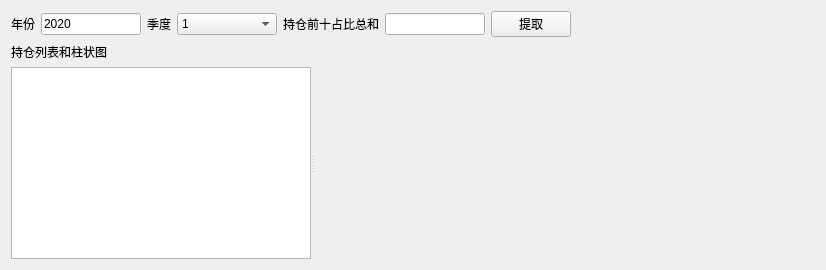
              <widget class="QWidget" name="tab_9">
               <attribute name="title">
                <string>持仓信息</string>
               </attribute>
               <layout class="QVBoxLayout" name="verticalLayout_8">
                <item>
                 <layout class="QHBoxLayout" name="horizontalLayout_8">
                  <item>
                   <widget class="QLabel" name="label_52">
                    <property name="sizePolicy">
                     <sizepolicy hsizetype="Preferred" vsizetype="Fixed">
                      <horstretch>0</horstretch>
                      <verstretch>0</verstretch>
                     </sizepolicy>
                    </property>
                    <property name="text">
                     <string>年份</string>
                    </property>
                   </widget>
                  </item>
                  <item>
                   <widget class="QLineEdit" name="lineEdit_year">
                    <property name="maximumSize">
                     <size>
                      <width>100</width>
                      <height>16777215</height>
                     </size>
                    </property>
                    <property name="text">
                     <string>2020</string>
                    </property>
                   </widget>
                  </item>
                  <item>
                   <widget class="QLabel" name="label_53">
                    <property name="sizePolicy">
                     <sizepolicy hsizetype="Preferred" vsizetype="Fixed">
                      <horstretch>0</horstretch>
                      <verstretch>0</verstretch>
                     </sizepolicy>
                    </property>
                    <property name="text">
                     <string>季度</string>
                    </property>
                   </widget>
                  </item>
                  <item>
                   <widget class="QComboBox" name="comboBox_quarter">
                    <property name="minimumSize">
                     <size>
                      <width>100</width>
                      <height>0</height>
                     </size>
                    </property>
                    <property name="maximumSize">
                     <size>
                      <width>300</width>
                      <height>16777215</height>
                     </size>
                    </property>
                    <item>
                     <property name="text">
                      <string>1</string>
                     </property>
                    </item>
                    <item>
                     <property name="text">
                      <string>2</string>
                     </property>
                    </item>
                    <item>
                     <property name="text">
                      <string>3</string>
                     </property>
                    </item>
                    <item>
                     <property name="text">
                      <string>4</string>
                     </property>
                    </item>
                   </widget>
                  </item>
                  <item>
                   <widget class="QLabel" name="label_55">
                    <property name="sizePolicy">
                     <sizepolicy hsizetype="Preferred" vsizetype="Fixed">
                      <horstretch>0</horstretch>
                      <verstretch>0</verstretch>
                     </sizepolicy>
                    </property>
                    <property name="text">
                     <string>持仓前十占比总和</string>
                    </property>
                   </widget>
                  </item>
                  <item>
                   <widget class="QLineEdit" name="lineEdit_sum">
                    <property name="maximumSize">
                     <size>
                      <width>100</width>
                      <height>16777215</height>
                     </size>
                    </property>
                   </widget>
                  </item>
                  <item>
                   <widget class="QPushButton" name="pushButton_extract_4">
                    <property name="text">
                     <string>提取</string>
                    </property>
                   </widget>
                  </item>
                  <item>
                   <spacer name="horizontalSpacer_6">
                    <property name="orientation">
                     <enum>Qt::Horizontal</enum>
                    </property>
                    <property name="sizeHint" stdset="0">
                     <size>
                      <width>40</width>
                      <height>20</height>
                     </size>
                    </property>
                   </spacer>
                  </item>
                 </layout>
                </item>
                <item>
                 <widget class="QLabel" name="label_54">
                  <property name="sizePolicy">
                   <sizepolicy hsizetype="Fixed" vsizetype="Fixed">
                    <horstretch>0</horstretch>
                    <verstretch>0</verstretch>
                   </sizepolicy>
                  </property>
                  <property name="text">
                   <string>持仓列表和柱状图</string>
                  </property>
                 </widget>
                </item>
                <item>
                 <widget class="QSplitter" name="splitter_2">
                  <property name="orientation">
                   <enum>Qt::Horizontal</enum>
                  </property>
                  <widget class="QTextBrowser" name="textBrowser_portfolio_list">
                   <property name="minimumSize">
                    <size>
                     <width>300</width>
                     <height>0</height>
                    </size>
                   </property>
                   <property name="maximumSize">
                    <size>
                     <width>600</width>
                     <height>16777215</height>
                    </size>
                   </property>
                   <property name="font">
                    <font>
                     <pointsize>13</pointsize>
                    </font>
                   </property>
                  </widget>
                  <widget class="GraphicsLayoutWidget" name="widget_portfolio_bar" native="true">
                   <property name="sizePolicy">
                    <sizepolicy hsizetype="Expanding" vsizetype="Expanding">
                     <horstretch>0</horstretch>
                     <verstretch>0</verstretch>
                    </sizepolicy>
                   </property>
                   <property name="minimumSize">
                    <size>
                     <width>500</width>
                     <height>0</height>
                    </size>
                   </property>
                  </widget>
                 </widget>
                </item>
               </layout>
              </widget>
